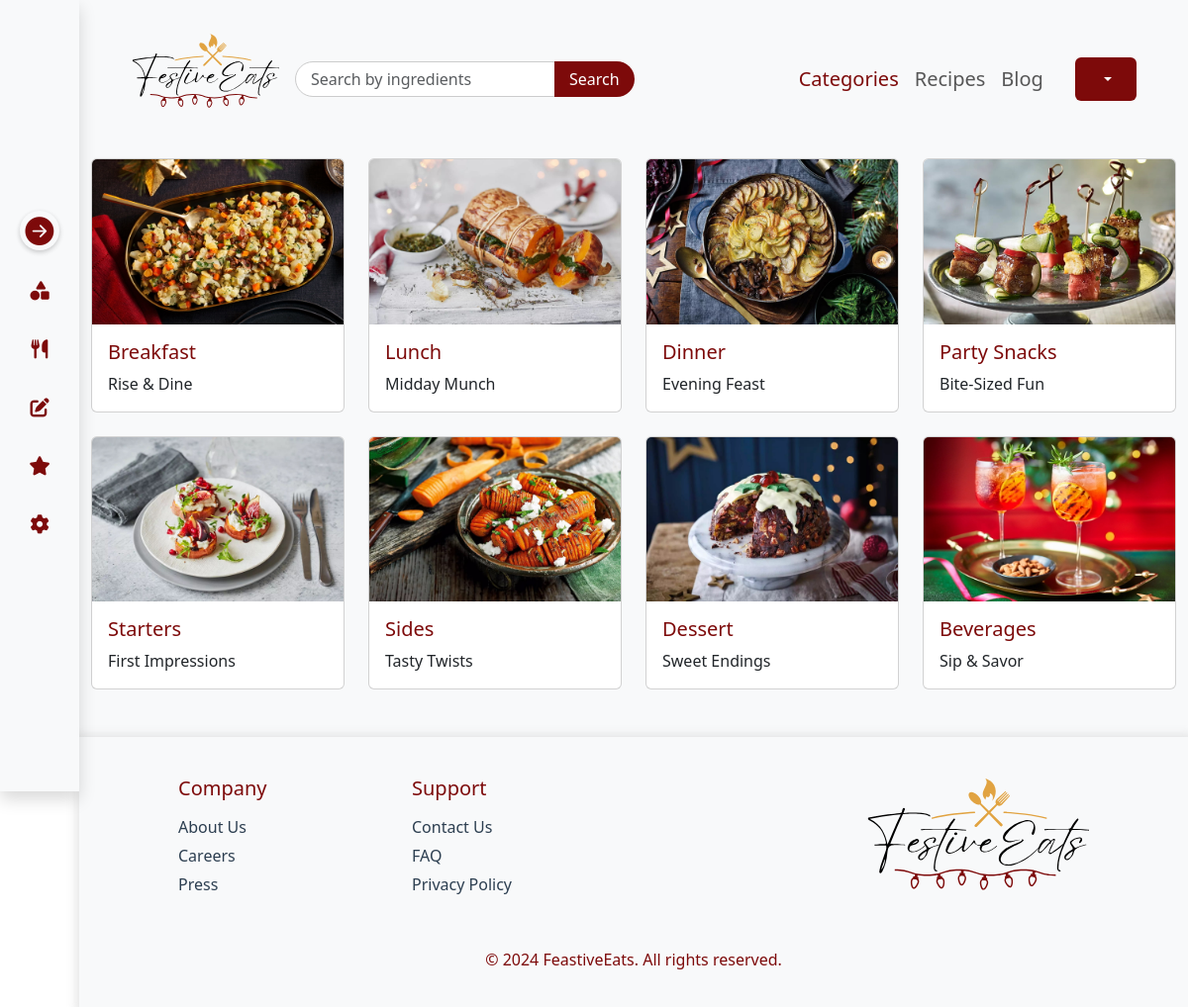
The page /category/ on the database its author committed.
### account/models.py (models this page shows, shortened)
class Category(models.Model):
    name = models.CharField(max_length=50, choices=CATEGORY_CHOICES)
    tagline = models.CharField(max_length=255, blank=True, null=True, default="Fun Tagline")

### account/views.py (the view)
# urls.py: path('category/',views.category,name='category'),
def category(request):
    categories = Category.objects.all()
    return render(request,"category.html",{'categories': categories})

### templates/category.html (shortened to what this page needs)
{% extends "base_autheticated.html" %}
{% load static %}
{% block content %}
    <div class="card_wrapper">
        <div class="container">
              <div class="row row-cols-1 row-cols-md-2 row-cols-lg-4 g-4 mb-5" >
                {% for category in categories %}
                <div class="col">
                    <a href="{% url 'recipe_list_by_name' category.name %}" class="nav-link">
                  <div class="card category-card">
                    <img src="{% static 'images/' %}{{ category.name }}.jpg" class="card-img-top" alt="...">
                    <div class="card-body">
                      <h5 class="card-title">{{ category.name }}</h5>
                      <p class="card-text">{{ category.tagline }}</p>
                    </div>
                  </div>
                </a>
                </div>
                {% endfor %}
              </div>
          </div>
      </div>
{% endblock content %}

### static/css/style.css (style rules this page uses)
.card-body { position: relative; }

### templates/base_autheticated.html (style rules this page uses)
h1, h2, h3, h4, h5, h6 { color: #7D0A0A !important; }

### rows shown on the page
Category: name (picture), name "Breakfast", tagline "Rise & Dine"
Category: name (picture), name "Lunch", tagline "Midday Munch"
Category: name (picture), name "Dinner", tagline "Evening Feast"
Category: name (picture), name "Party Snacks", tagline "Bite-Sized Fun"
Category: name (picture), name "Starters", tagline "First Impressions"
Category: name (picture), name "Sides", tagline "Tasty Twists"
Category: name (picture), name "Dessert", tagline "Sweet Endings"
Category: name (picture), name "Beverages", tagline "Sip & Savor"
